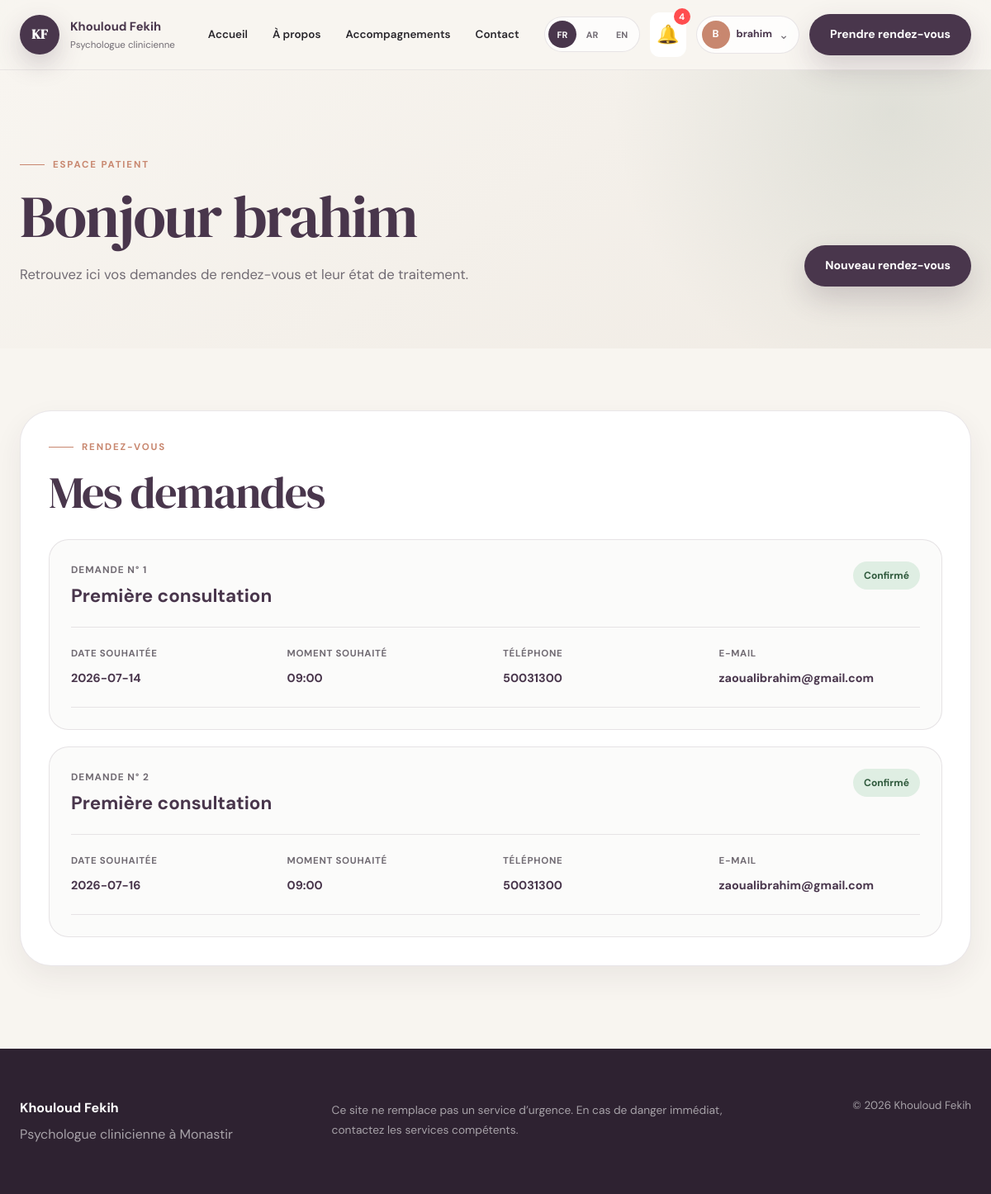
Page /mon-espace (signed in) on the committed database.
### tables this page shows
CREATE TABLE appointments (
            id INTEGER PRIMARY KEY AUTOINCREMENT,
            user_id INTEGER NOT NULL,
            full_name TEXT NOT NULL,
            phone TEXT NOT NULL,
            email TEXT NOT NULL,
            consultation_type TEXT NOT NULL,
            appointment_date TEXT NOT NULL,
            preferred_time TEXT NOT NULL,
            message TEXT,
            consent INTEGER NOT NULL,
            status TEXT NOT NULL DEFAULT 'En attente',
            created_at TIMESTAMP DEFAULT CURRENT_TIMESTAMP,

            FOREIGN KEY (user_id)
                REFERENCES users(id)
                ON DELETE CASCADE
        );

### app.py (the view)
@app.route("/mon-espace")
def patient_dashboard():
    if not session.get("user_id"):
        flash(
            "Veuillez vous connecter pour accéder à votre espace.",
            "error",
        )
        return redirect(url_for("login"))
    connection = get_database_connection()
    appointments = connection.execute(
        """
        SELECT *
        FROM appointments
        WHERE user_id = ?
        ORDER BY appointment_date ASC,
                 preferred_time ASC,
                 created_at DESC
        """,
        (session["user_id"],),
    ).fetchall()
    connection.close()
    return render_template(
        "patient_dashboard.html",
        appointments=appointments,
    )

### templates/patient_dashboard.html (shortened to what this page needs)
{% extends "base.html" %}
{% block content %}
{% set consultation_labels = {
    "premiere-consultation": content.appointment_page.first_consultation,
    "suivi": content.appointment_page.follow_up,
    "guidance-parentale": content.appointment_page.parental_guidance,
    "bilan": content.appointment_page.assessment
} %}
<section class="patient-header">
    <div class="container patient-header-content">
        <div>
            <p class="section-label">
                {{ content.patient_dashboard.label }}
            </p>
            <h1>
                {{ content.patient_dashboard.hello }}
                {{ session.get("user_name") }}
            </h1>
            <p class="page-description">
                {{ content.patient_dashboard.description }}
            </p>
        </div>
        <a
            href="{{ url_for('appointment') }}"
            class="button button-primary"
        >
            {{ content.patient_dashboard.new_appointment }}
        </a>
    </div>
</section>
<section class="patient-section">
    <div class="container">
        <div class="patient-panel">
            <div class="patient-panel-header">
                <div>
                    <p class="section-label">
                        {{ content.patient_dashboard.appointments_label }}
                    </p>
                    <h2>
                        {{ content.patient_dashboard.title }}
                    </h2>
                </div>
            </div>
            {% if appointments %}
                <div class="patient-appointments-list">
                    {% for appointment in appointments %}
                        <article class="patient-appointment-card">
                            <div class="patient-appointment-top">
                                <div>
                                    <small>
                                        {{ content.patient_dashboard.request_number }}
                                        {{ appointment["id"] }}
                                    </small>
                                    <h3>
                                        {{ consultation_labels.get(
                                            appointment["consultation_type"],
                                            appointment["consultation_type"]
                                        ) }}
                                    </h3>
                                </div>
                                <span
                                    class="
                                        status-badge
                                        {% if appointment["status"] == "Confirmé" %}
                                            status-confirmed
                                        {% elif appointment["status"] == "Annulé" %}
                                            status-cancelled
                                        {% else %}
                                            status-pending
                                        {% endif %}
                                    "
                                >
                                    {% if appointment["status"] == "Confirmé" %}
                                        {{ content.patient_dashboard.status_confirmed }}
                                    {% elif appointment["status"] == "Annulé" %}
                                        {{ content.patient_dashboard.status_cancelled }}
                                    {% else %}
                                        {{ content.patient_dashboard.status_pending }}
                                    {% endif %}
                                </span>
                            </div>
                            <div class="patient-appointment-details">
                                <div>
                                    <small>
                                        {{ content.patient_dashboard.date }}
                                    </small>
                                    <strong>
                                        {{ appointment["appointment_date"] }}
                                    </strong>
                                </div>
                                <div>
                                    <small>
                                        {{ content.patient_dashboard.time }}
                                    </small>
                                    <strong>
                                        {{ appointment["preferred_time"] }}
                                    </strong>
                                </div>
                                <div>
                                    <small>
                                        {{ content.patient_dashboard.phone }}
                                    </small>
                                    <strong>
                                        {{ appointment["phone"] }}
                                    </strong>
                                </div>
                                <div>
                                    <small>
                                        {{ content.patient_dashboard.email }}
                                    </small>
                                    <strong>
                                        {{ appointment["email"] }}
                                    </strong>
                                </div>
                            </div>
                        </article>
                    {% endfor %}
                </div>
            {% endif %}
        </div>
    </div>
</section>
{% endblock %}

### templates/base.html (shortened to what this page needs)
<!DOCTYPE html>
<html lang="{{ language }}" dir="{{ direction }}">
<head>
    <link
        rel="stylesheet"
        href="{{ url_for('static', filename='css/style.css') }}"
    >
    <link
        rel="stylesheet"
        href="{{ url_for('static', filename='css/premium-theme.css') }}"
    >
</head>
<body>
    {% set is_admin_page = request.path.startswith('/admin') %}
    {% if is_admin_page %}
        <header class="admin-site-header">
            <div class="container admin-navigation">
                <a
                    href="{% if session.get('admin_logged_in') %}
                              {{ url_for('admin_dashboard') }}
                          {% else %}
                              {{ url_for('admin_login') }}
                          {% endif %}"
                    class="admin-brand"
                >
                    <span class="admin-brand-icon">
                        KF
                    </span>
                    <span class="admin-brand-text">
                        <strong>
                            Espace professionnel
                        </strong>
                        <small>
                            Cabinet Khouloud Fekih
                        </small>
                    </span>
                </a>
                <div class="admin-navigation-actions">
                    {% if session.get("admin_logged_in") %}
                        <span class="admin-connected-account">
                            <span class="admin-account-avatar">
                                A
                            </span>
                            <span class="admin-account-information">
                                <strong>
                                    Administrateur
                                </strong>
                                <small>
                                    {{ session.get("admin_email") }}
                                </small>
                            </span>
                        </span>
                        <a
                            href="{{ url_for('admin_dashboard') }}"
                            class="admin-navigation-link"
                        >
                            Tableau de bord
                        </a>
<a
    href="{{ url_for('admin_messages') }}"
    class="admin-navigation-link"
>
    Messagerie
</a>
                        {% if 'admin_availability' in current_app.view_functions %}
                            <a
                                href="{{ url_for('admin_availability') }}"
                                class="admin-navigation-link"
                            >
                                Disponibilités
                            </a>
                        {% endif %}
                        <a
                            href="{{ url_for('admin_logout') }}"
                            class="button button-secondary"
                        >
                            Se déconnecter
                        </a>
                    {% else %}
                        <a
                            href="{{ url_for('index') }}"
                            class="admin-navigation-link"
                        >
                            Retour au site
                        </a>
                    {% endif %}
                </div>
            </div>
        </header>
    {% else %}
        <header class="site-header">
            <div class="container navigation">
                <a
                    href="{{ url_for('index') }}"
                    class="logo"
                >
                    <span class="logo-circle">
                        KF
                    </span>
                    <span class="logo-text">
                        <strong>
                            Khouloud Fekih
                        </strong>
                        <small>
                            Psychologue clinicienne
                        </small>
                    </span>
                </a>
                <nav
                    class="main-menu"
                    id="main-menu"
                >
                    <div class="navigation-links">
                        <a href="{{ url_for('index') }}">
                            {{ content.navigation.home }}
                        </a>
                        <a href="{{ url_for('about') }}">
                            {{ content.navigation.about }}
                        </a>
                        <a href="{{ url_for('services') }}">
                            {{ content.navigation.services }}
                        </a>
                        <a href="{{ url_for('contact') }}">
                            {{ content.navigation.contact }}
                        </a>
                    </div>
                    <div class="navigation-actions">
                        <div class="language-selector">
                            <a
                                href="{{ url_for(
                                    'change_language',
                                    language_code='fr'
                                ) }}"
                                class="{% if language == 'fr' %}
                                           active-language
                                       {% endif %}"
                            >
                                FR
                            </a>
                            <a
                                href="{{ url_for(
                                    'change_language',
                                    language_code='ar'
                                ) }}"
                                class=""
                            >
                                AR
                            </a>
                            <a
                                href="{{ url_for(
                                    'change_language',
                                    language_code='en'
                                ) }}"
                                class=""
                            >
                                EN
                            </a>
                        </div>
                        {% if session.get("user_id") %}
<div class="notification-dropdown">
    <button
        class="notification-button"
        id="notification-button"
        type="button"
    >
        🔔
        {% if unread_notifications > 0 %}
        <span class="notification-count">
            {{ unread_notifications }}
        </span>
        {% endif %}
    </button>
</div>
                            <div class="user-dropdown">
                                <button
                                    type="button"
                                    class="user-dropdown-button"
                                    id="user-dropdown-button"
                                    aria-expanded="false"
                                >
                                    <span class="user-avatar">
                                        {{
                                            session.get(
                                                "user_name",
                                                "U"
                                            )[0] | upper
                                        }}
                                    </span>
                                    <span class="user-dropdown-name">
                                        {{ session.get("user_name") }}
                                    </span>
                                    <span class="dropdown-arrow">
                                        ⌄
                                    </span>
                                </button>
                            </div>
                        {% endif %}
                        <a
                            href="{{ url_for('appointment') }}"
                            class="
                                button
                                button-primary
                                appointment-nav-button
                            "
                        >
                            {{ content.navigation.appointment }}
                        </a>
                    </div>
                </nav>
            </div>
        </header>
    {% endif %}
    <main>
        {% block content %}
        {% endblock %}
    </main>
    {% if is_admin_page %}
        <footer class="admin-site-footer">
            <div class="container admin-footer-content">
                <div>
                    <strong>
                        Cabinet Khouloud Fekih
                    </strong>
                    <p>
                        Espace professionnel sécurisé
                    </p>
                </div>
                <small>
                    © 2026 — Administration du cabinet
                </small>
            </div>
        </footer>
    {% else %}
        <footer class="site-footer">
            <div class="container footer-content">
                <div>
                    <strong>
                        Khouloud Fekih
                    </strong>
                    <p>
                        Psychologue clinicienne à Monastir
                    </p>
                </div>
                <p class="emergency-message">
                    {{ content.footer.emergency }}
                </p>
                <small>
                    © 2026 Khouloud Fekih
                </small>
            </div>
        </footer>
    {% endif %}
</body>
</html>

### rows in the picture
appointments: patient_dashboard.request_number "DEMANDE N°", id "1", consultation_type "Première consultation", patient_dashboard.status_confirmed "Confirmé", patient_dashboard "DATE SOUHAITÉE", appointment_date "2026-07-14", patient_dashboard.time "MOMENT SOUHAITÉ", preferred_time "09:00", patient_dashboard.phone "TÉLÉPHONE", phone "50031300", patient_dashboard.email "E-MAIL", email "zaoualibrahim@gmail.com"
appointments: patient_dashboard.request_number "DEMANDE N°", id "2", consultation_type "Première consultation", patient_dashboard.status_confirmed "Confirmé", patient_dashboard "DATE SOUHAITÉE", appointment_date "2026-07-16", patient_dashboard.time "MOMENT SOUHAITÉ", preferred_time "09:00", patient_dashboard.phone "TÉLÉPHONE", phone "50031300", patient_dashboard.email "E-MAIL", email "zaoualibrahim@gmail.com"

### other values in the picture
{{ content.navigation.home }} "Accueil"
{{ content.navigation.about }} "À propos"
{{ content.navigation.services }} "Accompagnements"
{{ content.navigation.contact }} "Contact"
{{ unread_notifications }} "4"
{{ session.get("user_name") }} "brahim"
{{ content.navigation.appointment }} "Prendre rendez-vous"
{{ content.patient_dashboard.label }} "ESPACE PATIENT"
{{ content.patient_dashboard.hello }} "Bonjour"
{{ content.patient_dashboard.description }} "Retrouvez ici vos demandes de rendez-vous et leur état de traitement."
{{ content.patient_dashboard.new_appointment }} "Nouveau rendez-vous"
{{ content.patient_dashboard.appointments_label }} "RENDEZ-VOUS"
{{ content.patient_dashboard.title }} "Mes demandes"
{{ content.footer.emergency }} "Ce site ne remplace pas un service d’urgence. En cas de danger immédiat, contactez les services compétents."
